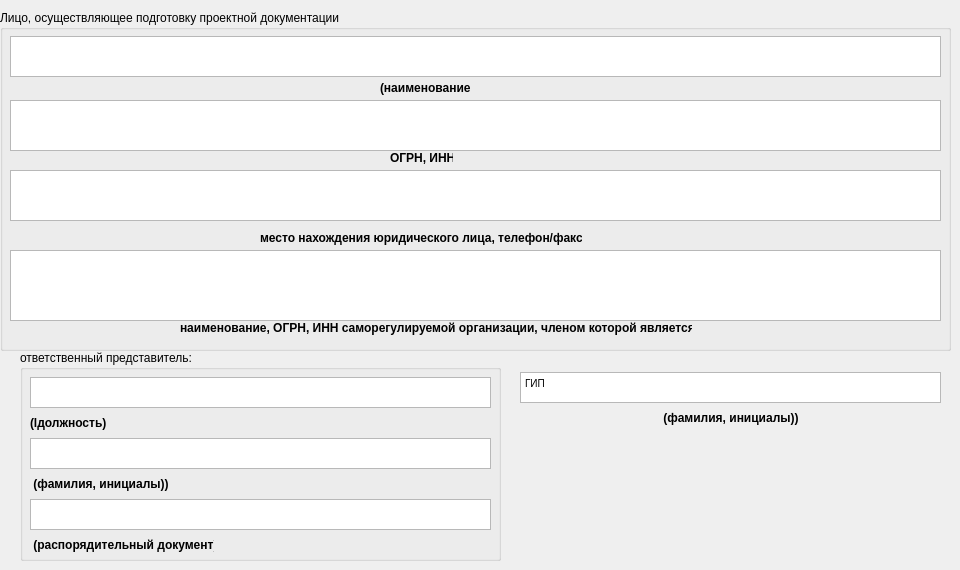
    <widget class="QWidget" name="tab_AN">
     <attribute name="title">
      <string>Проектировщик</string>
     </attribute>
     <widget class="QGroupBox" name="groupBox_16">
      <property name="geometry">
       <rect>
        <x>0</x>
        <y>10</y>
        <width>951</width>
        <height>341</height>
       </rect>
      </property>
      <property name="title">
       <string>Лицо, осуществляющее подготовку проектной документации</string>
      </property>
      <widget class="QTextEdit" name="proektrekviz">
       <property name="geometry">
        <rect>
         <x>10</x>
         <y>90</y>
         <width>931</width>
         <height>51</height>
        </rect>
       </property>
      </widget>
      <widget class="QLabel" name="label_34">
       <property name="geometry">
        <rect>
         <x>180</x>
         <y>310</y>
         <width>512</width>
         <height>16</height>
        </rect>
       </property>
       <property name="font">
        <font>
         <weight>75</weight>
         <bold>true</bold>
        </font>
       </property>
       <property name="text">
        <string>наименование, ОГРН, ИНН саморегулируемой организации, членом которой является)</string>
       </property>
      </widget>
      <widget class="QLabel" name="label_35">
       <property name="geometry">
        <rect>
         <x>390</x>
         <y>140</y>
         <width>63</width>
         <height>16</height>
        </rect>
       </property>
       <property name="font">
        <font>
         <weight>75</weight>
         <bold>true</bold>
        </font>
       </property>
       <property name="text">
        <string>ОГРН, ИНН</string>
       </property>
      </widget>
      <widget class="QTextEdit" name="proektsro">
       <property name="geometry">
        <rect>
         <x>10</x>
         <y>240</y>
         <width>931</width>
         <height>71</height>
        </rect>
       </property>
      </widget>
      <widget class="QTextEdit" name="proekt">
       <property name="geometry">
        <rect>
         <x>10</x>
         <y>26</y>
         <width>931</width>
         <height>41</height>
        </rect>
       </property>
      </widget>
      <widget class="QLabel" name="label_36">
       <property name="geometry">
        <rect>
         <x>380</x>
         <y>70</y>
         <width>90</width>
         <height>16</height>
        </rect>
       </property>
       <property name="font">
        <font>
         <weight>75</weight>
         <bold>true</bold>
        </font>
       </property>
       <property name="text">
        <string>(наименование</string>
       </property>
      </widget>
      <widget class="QTextEdit" name="proektadres">
       <property name="geometry">
        <rect>
         <x>10</x>
         <y>160</y>
         <width>931</width>
         <height>51</height>
        </rect>
       </property>
      </widget>
      <widget class="QLabel" name="label_37">
       <property name="geometry">
        <rect>
         <x>260</x>
         <y>220</y>
         <width>322</width>
         <height>16</height>
        </rect>
       </property>
       <property name="font">
        <font>
         <weight>75</weight>
         <bold>true</bold>
        </font>
       </property>
       <property name="text">
        <string>место нахождения юридического лица, телефон/факс</string>
       </property>
      </widget>
     </widget>
     <widget class="QGroupBox" name="groupBox_17">
      <property name="geometry">
       <rect>
        <x>20</x>
        <y>350</y>
        <width>481</width>
        <height>211</height>
       </rect>
      </property>
      <property name="title">
       <string>ответственный представитель:</string>
      </property>
      <widget class="QLabel" name="label_38">
       <property name="geometry">
        <rect>
         <x>10</x>
         <y>65</y>
         <width>77</width>
         <height>16</height>
        </rect>
       </property>
       <property name="font">
        <font>
         <weight>75</weight>
         <bold>true</bold>
        </font>
       </property>
       <property name="text">
        <string>(lдолжность)</string>
       </property>
      </widget>
      <widget class="QTextEdit" name="proektprikaz">
       <property name="geometry">
        <rect>
         <x>10</x>
         <y>149</y>
         <width>461</width>
         <height>31</height>
        </rect>
       </property>
      </widget>
      <widget class="QLabel" name="label_39">
       <property name="geometry">
        <rect>
         <x>10</x>
         <y>126</y>
         <width>138</width>
         <height>16</height>
        </rect>
       </property>
       <property name="font">
        <font>
         <weight>75</weight>
         <bold>true</bold>
        </font>
       </property>
       <property name="text">
        <string> (фамилия, инициалы))</string>
       </property>
      </widget>
      <widget class="QTextEdit" name="proektfio">
       <property name="geometry">
        <rect>
         <x>10</x>
         <y>88</y>
         <width>461</width>
         <height>31</height>
        </rect>
       </property>
      </widget>
      <widget class="QTextEdit" name="proektdolzhn">
       <property name="geometry">
        <rect>
         <x>10</x>
         <y>27</y>
         <width>461</width>
         <height>31</height>
        </rect>
       </property>
      </widget>
      <widget class="QLabel" name="label_40">
       <property name="geometry">
        <rect>
         <x>10</x>
         <y>187</y>
         <width>184</width>
         <height>16</height>
        </rect>
       </property>
       <property name="font">
        <font>
         <weight>75</weight>
         <bold>true</bold>
        </font>
       </property>
       <property name="text">
        <string> (распорядительный документ)</string>
       </property>
      </widget>
     </widget>
     <widget class="QTextEdit" name="GIP">
      <property name="geometry">
       <rect>
        <x>520</x>
        <y>372</y>
        <width>421</width>
        <height>31</height>
       </rect>
      </property>
      <property name="html">
       <string>&lt;!DOCTYPE HTML PUBLIC &quot;-//W3C//DTD HTML 4.0//EN&quot; &quot;http://www.w3.org/TR/REC-html40/strict.dtd&quot;&gt;
&lt;html&gt;&lt;head&gt;&lt;meta name=&quot;qrichtext&quot; content=&quot;1&quot; /&gt;&lt;style type=&quot;text/css&quot;&gt;
p, li { white-space: pre-wrap; }
&lt;/style&gt;&lt;/head&gt;&lt;body style=&quot; font-family:'MS Shell Dlg 2'; font-size:7.8pt; font-weight:400; font-style:normal;&quot;&gt;
&lt;p style=&quot; margin-top:0px; margin-bottom:0px; margin-left:0px; margin-right:0px; -qt-block-indent:0; text-indent:0px;&quot;&gt;ГИП &lt;/p&gt;&lt;/body&gt;&lt;/html&gt;</string>
      </property>
     </widget>
     <widget class="QLabel" name="label_41">
      <property name="geometry">
       <rect>
        <x>660</x>
        <y>410</y>
        <width>138</width>
        <height>16</height>
       </rect>
      </property>
      <property name="font">
       <font>
        <weight>75</weight>
        <bold>true</bold>
       </font>
      </property>
      <property name="text">
       <string> (фамилия, инициалы))</string>
      </property>
     </widget>
    </widget>
